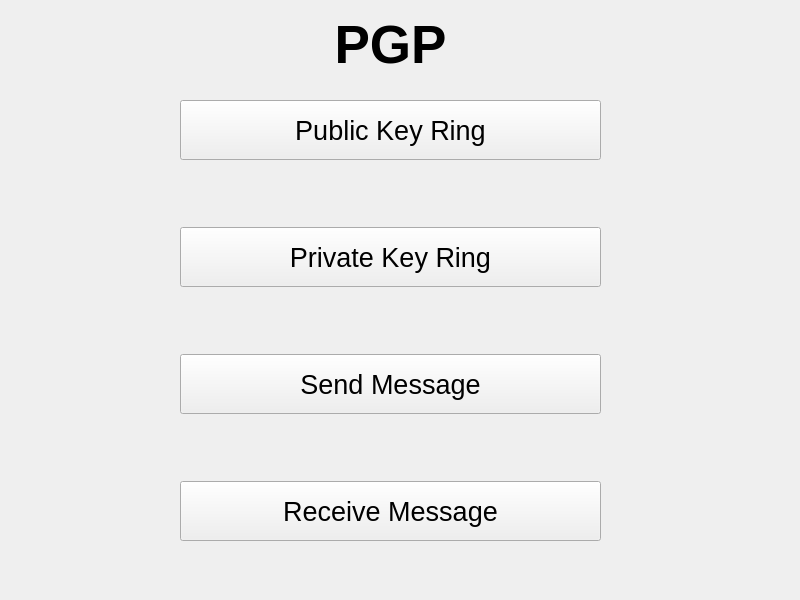
<?xml version="1.0" encoding="UTF-8"?>
<ui version="4.0">
 <class>Form</class>
 <widget class="QWidget" name="Form">
  <property name="geometry">
   <rect>
    <x>0</x>
    <y>0</y>
    <width>800</width>
    <height>600</height>
   </rect>
  </property>
  <property name="windowTitle">
   <string>Form</string>
  </property>
  <widget class="QLabel" name="label">
   <property name="geometry">
    <rect>
     <x>250</x>
     <y>20</y>
     <width>281</width>
     <height>50</height>
    </rect>
   </property>
   <property name="font">
    <font>
     <pointsize>40</pointsize>
     <weight>75</weight>
     <bold>true</bold>
    </font>
   </property>
   <property name="text">
    <string>PGP</string>
   </property>
   <property name="alignment">
    <set>Qt::AlignCenter</set>
   </property>
  </widget>
  <widget class="QWidget" name="verticalLayoutWidget">
   <property name="geometry">
    <rect>
     <x>180</x>
     <y>100</y>
     <width>421</width>
     <height>441</height>
    </rect>
   </property>
   <layout class="QVBoxLayout" name="verticalLayout">
    <property name="sizeConstraint">
     <enum>QLayout::SetNoConstraint</enum>
    </property>
    <item>
     <widget class="QPushButton" name="pushButton">
      <property name="sizePolicy">
       <sizepolicy hsizetype="Expanding" vsizetype="Expanding">
        <horstretch>0</horstretch>
        <verstretch>0</verstretch>
       </sizepolicy>
      </property>
      <property name="font">
       <font>
        <pointsize>20</pointsize>
       </font>
      </property>
      <property name="text">
       <string>Public Key Ring</string>
      </property>
     </widget>
    </item>
    <item>
     <spacer name="verticalSpacer">
      <property name="orientation">
       <enum>Qt::Vertical</enum>
      </property>
      <property name="sizeType">
       <enum>QSizePolicy::Expanding</enum>
      </property>
      <property name="sizeHint" stdset="0">
       <size>
        <width>20</width>
        <height>40</height>
       </size>
      </property>
     </spacer>
    </item>
    <item>
     <widget class="QPushButton" name="pushButton_2">
      <property name="sizePolicy">
       <sizepolicy hsizetype="Expanding" vsizetype="Expanding">
        <horstretch>0</horstretch>
        <verstretch>0</verstretch>
       </sizepolicy>
      </property>
      <property name="font">
       <font>
        <pointsize>20</pointsize>
       </font>
      </property>
      <property name="text">
       <string>Private Key Ring</string>
      </property>
     </widget>
    </item>
    <item>
     <spacer name="verticalSpacer_2">
      <property name="orientation">
       <enum>Qt::Vertical</enum>
      </property>
      <property name="sizeHint" stdset="0">
       <size>
        <width>20</width>
        <height>40</height>
       </size>
      </property>
     </spacer>
    </item>
    <item>
     <widget class="QPushButton" name="pushButton_3">
      <property name="sizePolicy">
       <sizepolicy hsizetype="Expanding" vsizetype="Expanding">
        <horstretch>0</horstretch>
        <verstretch>0</verstretch>
       </sizepolicy>
      </property>
      <property name="font">
       <font>
        <pointsize>20</pointsize>
       </font>
      </property>
      <property name="text">
       <string>Send Message</string>
      </property>
     </widget>
    </item>
    <item>
     <spacer name="verticalSpacer_3">
      <property name="orientation">
       <enum>Qt::Vertical</enum>
      </property>
      <property name="sizeHint" stdset="0">
       <size>
        <width>20</width>
        <height>40</height>
       </size>
      </property>
     </spacer>
    </item>
    <item>
     <widget class="QPushButton" name="pushButton_4">
      <property name="sizePolicy">
       <sizepolicy hsizetype="Expanding" vsizetype="Expanding">
        <horstretch>0</horstretch>
        <verstretch>0</verstretch>
       </sizepolicy>
      </property>
      <property name="font">
       <font>
        <pointsize>20</pointsize>
       </font>
      </property>
      <property name="text">
       <string>Receive Message</string>
      </property>
     </widget>
    </item>
   </layout>
  </widget>
 </widget>
 <resources/>
 <connections/>
</ui>
